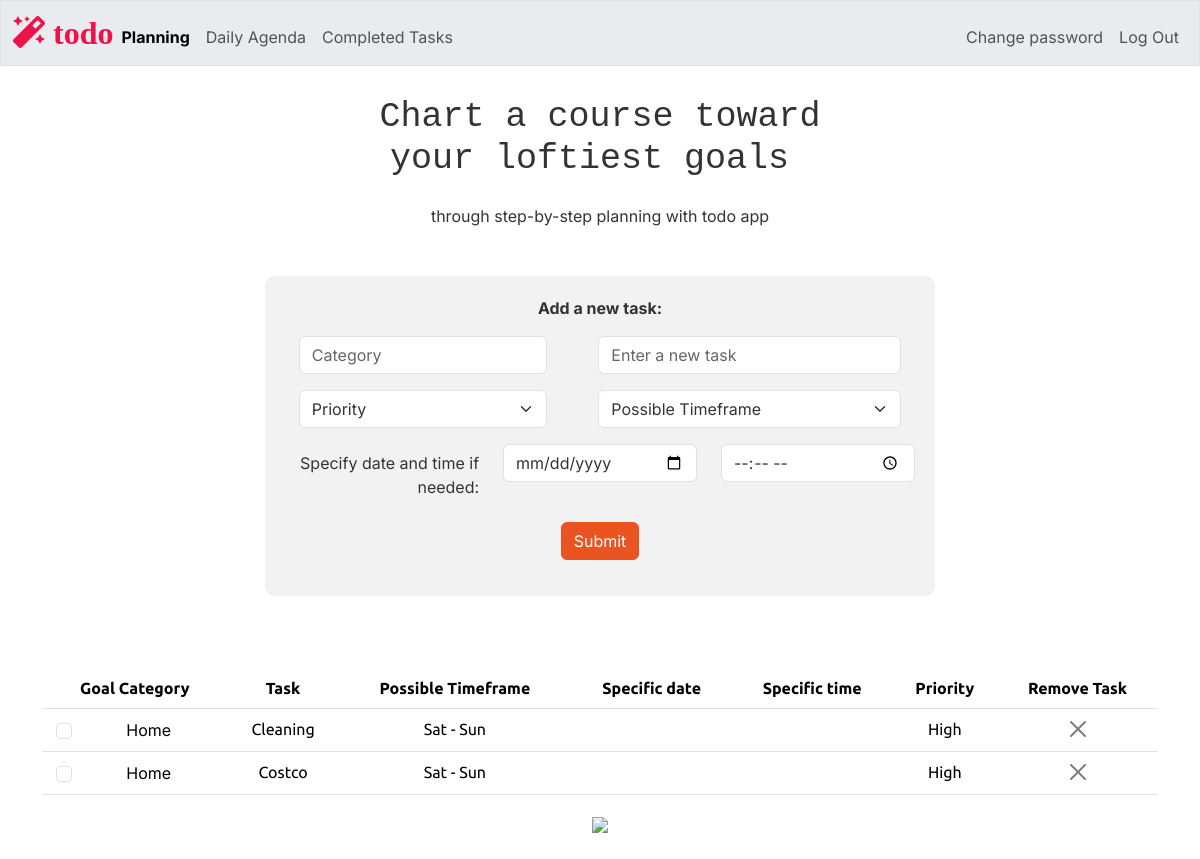
Before: / (signed in) with the older database file.
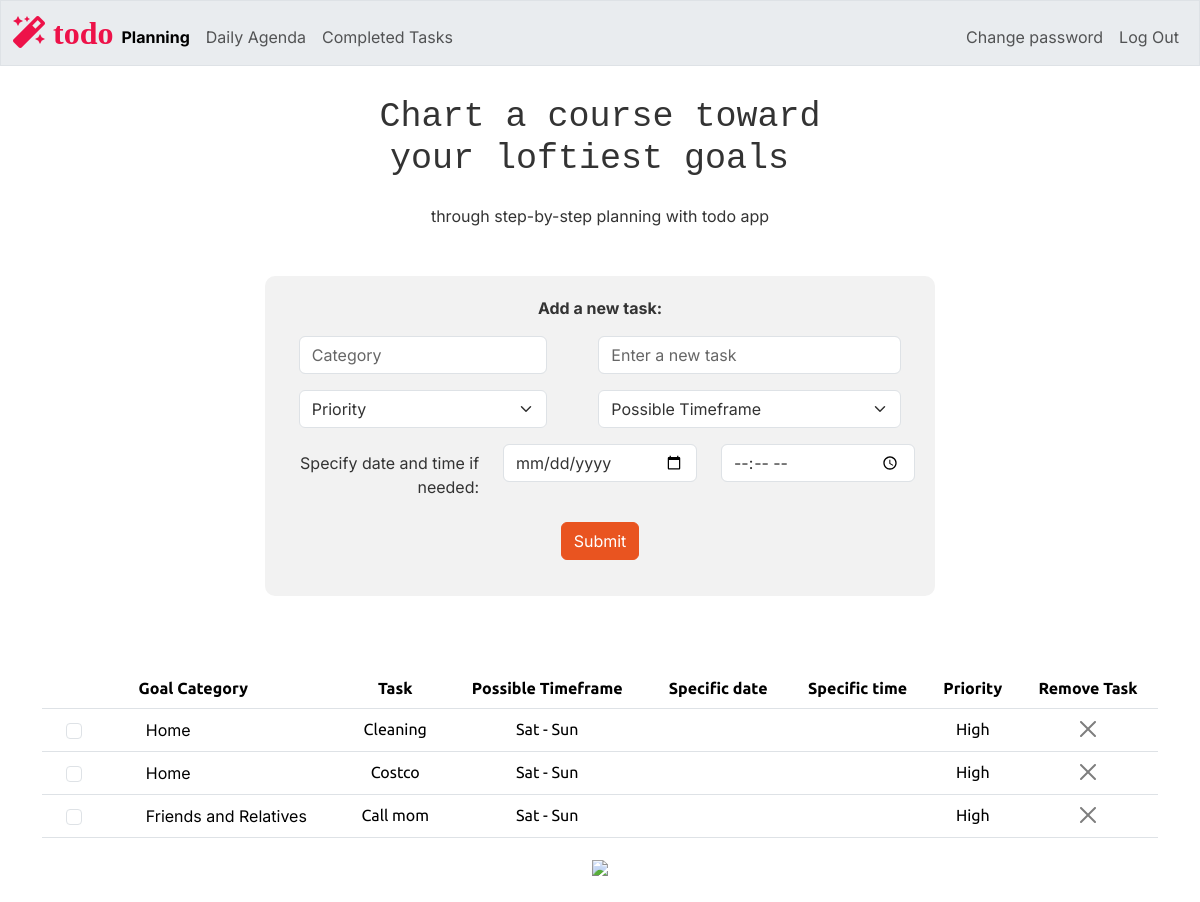
After: the same page with the newer database file.
### tables this page shows
CREATE TABLE tasks (
    id INTEGER PRIMARY KEY AUTOINCREMENT NOT NULL,
    users_id INTEGER NOT NULL,
    category TEXT NOT NULL,
    task TEXT NOT NULL,
    timeframe TEXT,
    priority TEXT,
    completion INTEGER DEFAULT 0,
    date DATE,
    time TIME,
    FOREIGN KEY (users_id) REFERENCES users(id)
);

### app.py (the view)
@app.route("/", methods=["GET", "POST"])
@login_required
def index():
    users_id = session["user_id"]
    tasks = db.execute("SELECT * FROM tasks WHERE users_id =? AND completion = 0", users_id)
    welcome_message_h1 = "Chart a course toward\n your loftiest goals "
    welcome_message_p = "through step-by-step planning with todo app"
    return render_template("index.html", tasks=tasks, welcome_message_h1 = welcome_message_h1, welcome_message_p = welcome_message_p, current_page="planning")

### app.py (called while the page is built)
@app.after_request
def after_request(response):
    response.headers["Cache-Control"] = "no-cache, no-store, must-revalidate"
    response.headers["Expires"] = 0
    response.headers["Pragma"] = "no-cache"
    return response

### helpers.py (called while the page is built)
def login_required(f):
    @wraps(f)
    def decorated_function(*args, **kwargs):
        if session.get("user_id") is None:
            return redirect("/login")
        return f(*args, **kwargs)
    return decorated_function

### templates/index.html (shortened to what this page needs)
{% extends "layout.html" %}
{% block main %}
    <table class="table">
        <thead>
            <tr>
                <th> Goal Category</th>
                <th> Task </th>
                <th> Possible Timeframe </th>
                <th> Specific date </th>
                <th> Specific time </th>
                <th> Priority </th>
                <th> Remove Task </th>
            </tr>
        </thead>
        <tbody>
            {% for task in tasks %}
                <tr id="todo_row_{{ task.id }}" >
                    <td class="align-middle ">
                        <div class="d-flex align-items-center " >
                            <div class=" col-sm-2 d-flex justify-content-center align-items-center form-check" >
                                <input class="form-check-input completion-checkbox"
                                        type="checkbox"
                                        id="completion_{{ task.id }}"
                                        name="task_completion"
                                        data-task-id="{{ task.id }}"
                                        data-completion="{{ task.completion}}"
                                        onchange="updateTaskStatus(this)">
                            </div>
                            <label class="form-check-label ms-5" for="completion_{{ task.id }}">
                                {{ task.category }}
                            </label>
                        </div>
                    </td>
                    <td>{{ task.task }}</td>
                    <td>{{ task.timeframe if (task.date is none or task.date =='') and task.timeframe is not none else '' }}</td>
                    <td>{{ task.date or '' }}</td>
                    <td>{{ task.time or '' }}</td>
                    <td>{{ task.priority or '' }}</td>
                    <td>
                        <button class="btn-close" data-bs-toggle="modal" data-bs-target="#deleteConfirmationModal_{{ task.id }}"></button>
                    </td>
                </tr>
            {% endfor %}
        </tbody>
    </table>
    <img src="/static/planning2.png" class="wide-image">
{% endblock %}

### templates/layout.html (shortened to what this page needs)
<!DOCTYPE html>
<html lang="en">
    <head>
        <link href="/static/bootstrap.min.css" rel="stylesheet">
        <link href="/static/styles.css" rel="stylesheet">
        <link rel="stylesheet" href="https://cdnjs.cloudflare.com/ajax/libs/font-awesome/5.15.3/css/all.min.css">
    </head>
    <body>
        <nav class="bg-light border navbar navbar-expand-md navbar-light fixed-top">
            <div class="container-fluid">
                <a class="site-logo" href="/"><span>
                    <i class="fas fa-magic" style="color: #ed1249;"> todo</i></span></a>
                <div class="collapse navbar-collapse" id="navbar">
                    {% if session["user_id"] %}
                        <ul class="navbar-nav me-auto mt-2">
                            <li class="nav-item"><a class="nav-link {% if current_page == 'planning' %}active{% endif %}" href="/">Planning</a></li>
                            <li class="nav-item"><a class="nav-link {% if current_page == 'agenda' %}active{% endif %}" href="/agenda">Daily Agenda</a></li>
                            <li class="nav-item"><a class="nav-link {% if current_page == 'completed' %}active{% endif %}" href="/completed">Completed Tasks</a></li>
                        </ul>
                        <ul class="navbar-nav ms-auto mt-2">
                            <li class="nav-item"><a class="nav-link" href="/password_change">Change password</a></li>
                            <li class="nav-item"><a class="nav-link" href="/logout">Log Out</a></li>
                        </ul>
                    {% else %}
                        <ul class="navbar-nav ms-auto mt-2">
                            <li class="nav-item"><a class="nav-link" href="/register">Register</a></li>
                            <li class="nav-item"><a class="nav-link" href="/login">Log In</a></li>
                        </ul>
                    {% endif %}
                </div>
            </div>
        </nav>
        <br>
        <br>
        <div class="container-fluid text-center mt-5">
            <h1 class="mb-4"><pre>{{ welcome_message_h1}} </pre>
            </h1>
            <p>{{ welcome_message_p }}</p>
        </div>
        <div class="container container-fluid mt-5">
            <form method="POST" action="/add_task" class="mx-auto text-center mb-5" style="background-color: #f2f2f2; padding: 20px; border-radius: 10px; width: 60%;">
                <div class="col-sm-5 mx-auto">
                    <label><b>Add a new task:</b></label>
                </div>
                <div class="mb-3 row mt-3">
                    <div class="col-sm-5 mx-auto">
                        <input type="text" class="form-control" id="category" name="category" placeholder="Category" autocomplete="off" required>
                    </div>
                    <div class="col-sm-6 mx-auto">
                        <input type="text" class="form-control" id="task" name="task" placeholder="Enter a new task" autocomplete="off" required>
                    </div>
                </div>
                <div class="mb-3 row">
                    <div class="col-sm-5 mx-auto">
                        <select class="form-select" id="priority" name="priority" required>
                            <option selected disabled>Priority</option>
                        </select>
                    </div>
                    <div class="col-sm-6 mx-auto">
                        <select class="form-select" id="timeframe" name="timeframe" required>
                            <option selected disabled>Possible Timeframe</option>
                        </select>
                    </div>
                </div>
                <div class="mb-3 row">
                    <label for="date" class="col-sm-4 col-form-label text-end">Specify date and time if needed:</label>
                    <div class="col-sm-4 mx-auto">
                        <input type="date" class="form-control" id="date" name="date" autocomplete="off">
                    </div>
                    <div class="col-sm-4 mx-auto">
                        <input type="time" class="form-control" id="time" name="time" autocomplete="off">
                    </div>
                </div>
                <div class="mb-3 row">
                    <div class="col-sm-4 mx-auto">
                        <button type="submit" class="btn btn-primary">Submit</button>
                    </div>
                </div>
            </form>
        </div>
        <main class="container container-fluid py-4 text-center">
            {% block main %}{% endblock %}
        </main>
    </body>
</html>

### static/styles.css (style rules this page uses)
nav .site-logo { font-size: xx-large; text-decoration: none; }
p, span, div, h1, button { font-family: 'Inter', sans-serif; }
body { background-color: # f6f5f4; }
.navbar-nav .nav-link.active { font-weight: bold; }

Changed rows visible on the page:
added tasks: category "Friends and Relatives", task "Call mom", date+timeframe "Sat - Sun", priority "High"
